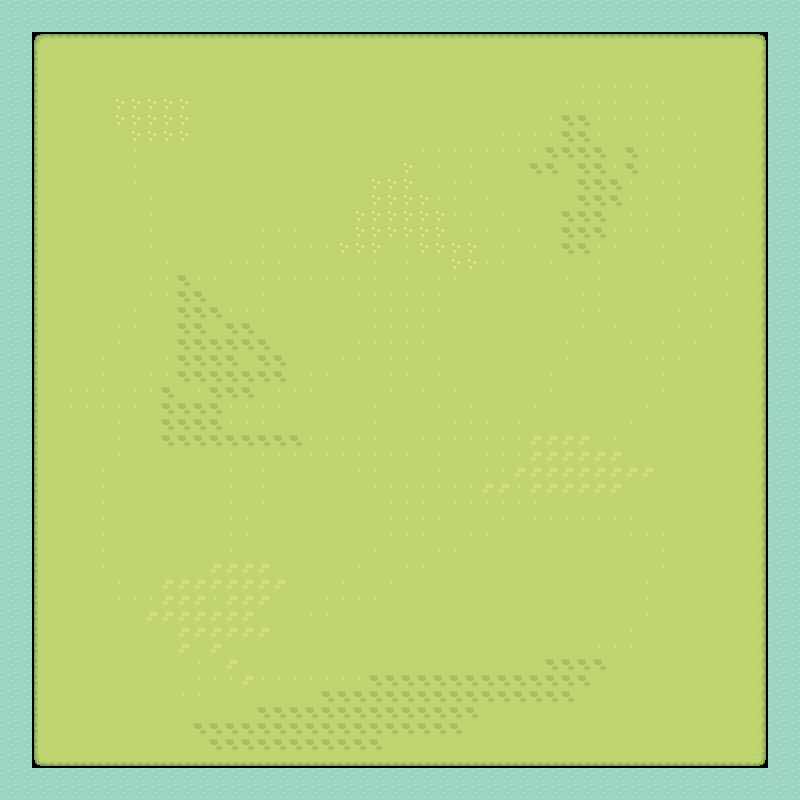

A level layout from a 2D game, rendered from its tile map. Below: a short description, then the map file with its tile-grid data intact:
An orthogonal 50x50 tile map with 16x16 px tiles, 1 tile layer (Calque de Tuiles 1), 2 tilesets.

<map version="1.10" tiledversion="1.10.2" orientation="orthogonal" renderorder="left-up" width="50" height="50" tilewidth="16" tileheight="16" infinite="0" nextlayerid="2" nextobjectid="1">
 <tileset firstgid="1" source="Grass-Tiled.tsx" />
 <tileset firstgid="78" source="Water.tsx" />
 <layer id="1" name="Calque de Tuiles 1" width="50" height="50">
  <data encoding="csv">
79,79,79,79,79,79,79,79,79,79,79,79,79,79,79,79,79,79,79,79,79,79,79,79,79,79,79,79,79,79,79,79,79,79,79,79,79,79,79,79,79,79,79,79,79,79,79,79,79,79,
79,79,79,79,79,79,79,79,79,79,79,79,79,79,79,79,79,79,79,79,79,79,79,79,79,79,79,79,79,79,79,79,79,79,79,79,79,79,79,79,79,79,79,79,79,79,79,79,79,79,
79,79,1,2,2,2,2,2,2,2,2,2,2,2,2,2,2,2,2,2,2,2,2,2,2,2,2,2,2,2,2,2,2,2,2,2,2,2,2,2,2,2,2,2,2,2,2,3,80,79,
79,79,12,13,13,13,13,13,13,13,13,13,13,13,13,13,13,13,13,13,13,13,13,13,13,13,13,13,13,13,13,13,13,13,13,13,13,13,13,13,13,13,13,13,13,13,13,14,80,79,
79,79,12,13,13,13,13,13,13,13,13,13,13,13,13,13,13,13,13,13,13,13,13,13,13,13,13,13,13,13,13,13,13,13,13,13,13,13,13,13,13,13,13,13,13,13,13,14,80,79,
79,79,12,13,13,13,13,13,13,13,13,13,13,13,13,13,13,13,13,13,13,13,13,13,13,13,13,13,13,13,13,13,13,13,13,13,69,69,69,69,69,13,13,13,13,13,13,14,80,79,
79,79,12,13,13,13,13,61,61,61,61,61,13,13,13,13,13,13,13,13,13,13,13,13,13,13,13,13,13,13,13,13,13,13,13,69,69,69,69,13,69,69,13,13,13,13,13,14,80,79,
79,79,12,13,13,13,13,61,61,61,61,61,13,13,13,13,13,13,13,13,13,13,13,13,13,13,13,13,13,13,13,13,13,13,69,59,59,69,69,69,69,69,69,13,13,13,13,14,80,79,
79,79,12,13,13,13,13,13,61,61,61,61,13,13,13,13,13,13,13,13,13,13,13,13,13,13,13,13,13,13,13,69,69,69,69,59,59,69,13,13,69,69,13,69,13,13,13,14,80,79,
79,79,12,13,13,13,13,13,69,13,13,13,13,13,13,13,13,13,13,13,13,13,13,13,13,13,69,69,69,69,69,69,69,69,59,59,59,59,13,59,69,69,13,69,13,13,13,14,80,79,
79,79,12,13,13,13,13,13,69,13,13,13,13,13,13,13,13,13,13,13,13,13,13,13,13,61,13,69,13,69,13,13,13,59,59,13,59,59,69,59,69,13,69,69,13,13,13,14,80,79,
79,79,12,13,13,13,13,13,69,13,13,13,13,13,13,13,13,13,13,13,13,13,13,61,61,61,13,13,69,69,13,13,13,13,13,13,59,59,59,69,13,69,69,13,13,13,13,14,80,79,
79,79,12,13,13,13,13,13,13,69,13,13,13,13,13,13,13,13,13,13,13,13,13,61,61,61,61,69,69,13,69,13,13,13,13,13,59,59,59,69,69,13,69,13,13,13,69,14,80,79,
79,79,12,13,13,13,13,13,13,69,13,13,13,13,13,13,13,13,13,13,13,13,61,61,61,61,61,61,69,69,13,69,13,13,13,59,59,59,13,69,69,13,69,13,13,13,69,14,80,79,
79,79,12,13,13,13,13,13,13,69,13,13,13,13,13,13,69,69,69,13,13,13,61,61,61,61,61,61,13,69,69,13,69,13,13,59,59,59,69,69,69,13,69,13,13,69,13,14,80,79,
79,79,12,13,13,13,13,13,13,69,13,13,13,13,13,13,69,13,69,69,69,61,61,61,13,69,61,61,61,61,13,69,13,69,13,59,59,69,69,13,13,69,13,13,69,13,13,14,80,79,
79,79,12,13,13,13,13,13,13,13,69,13,13,13,69,69,69,69,13,13,13,13,13,69,13,69,13,13,61,61,69,69,13,13,69,13,13,69,13,13,13,69,13,13,69,13,69,14,80,79,
79,79,12,13,13,13,13,13,13,69,69,59,69,69,13,13,69,69,69,69,69,69,69,69,13,69,13,69,69,13,13,13,13,13,13,69,13,69,13,13,13,13,13,69,13,69,13,14,80,79,
79,79,12,13,13,13,13,13,13,69,69,59,59,13,13,13,69,13,13,13,13,13,69,69,69,69,69,69,13,13,13,13,13,13,13,13,69,69,13,13,13,13,13,69,13,69,13,14,80,79,
79,79,12,13,13,13,13,13,69,13,13,59,59,59,69,69,69,13,13,13,13,13,13,69,69,69,69,69,13,13,13,13,13,13,13,13,69,69,13,13,13,13,69,13,69,13,13,14,80,79,
79,79,12,13,13,13,13,69,69,13,13,59,59,13,59,59,13,13,13,13,13,13,13,69,69,69,69,13,13,13,13,13,13,13,13,13,69,13,69,13,13,13,69,13,69,13,13,14,80,79,
79,79,12,13,13,13,13,69,13,13,13,59,59,59,59,59,59,13,13,13,13,13,69,69,69,69,69,13,13,13,13,13,13,13,13,69,13,13,13,69,13,69,13,69,13,13,13,14,80,79,
79,79,12,13,13,13,69,13,13,13,69,59,59,59,59,13,59,59,13,13,13,69,69,13,69,69,13,69,13,13,13,13,13,13,13,69,13,13,13,13,69,69,69,13,13,13,13,14,80,79,
79,79,12,13,13,13,69,13,13,69,69,59,59,59,59,59,59,59,13,69,69,13,13,13,69,69,13,69,13,13,13,13,13,13,69,13,13,13,13,13,13,69,13,13,13,13,13,14,80,79,
79,79,12,13,69,69,69,13,69,69,59,13,69,59,59,59,13,69,69,69,13,13,13,13,69,13,69,13,69,13,13,13,13,13,69,13,13,13,13,13,13,69,13,13,13,13,13,14,80,79,
79,79,12,13,69,69,69,69,69,13,59,59,59,59,69,69,69,69,13,13,13,13,13,69,13,13,13,69,13,69,13,13,13,69,13,13,13,13,13,13,69,13,13,13,13,13,13,14,79,79,
79,79,12,13,13,13,13,69,13,13,59,59,59,59,69,69,69,13,13,13,13,13,13,69,13,13,13,13,69,69,69,13,69,13,13,13,13,13,13,69,13,13,13,13,13,13,13,14,80,79,
79,79,12,13,13,13,13,69,13,13,59,59,59,59,59,59,59,59,59,69,69,69,69,69,13,13,69,69,69,69,69,69,69,71,71,71,71,13,69,13,13,13,13,13,13,13,13,14,80,79,
79,79,12,13,13,13,13,69,13,13,13,13,13,13,69,13,69,69,69,69,69,69,69,69,69,69,13,69,13,13,69,69,69,71,71,71,71,71,71,13,13,13,13,13,13,13,13,14,80,79,
79,79,12,13,13,13,69,13,13,13,13,13,13,13,69,13,69,13,13,13,13,13,69,69,13,13,13,69,13,13,69,69,71,71,71,71,71,71,71,71,71,13,13,13,13,13,13,14,80,79,
79,79,12,13,13,13,69,13,13,13,13,13,13,13,69,13,69,13,13,13,13,13,13,69,69,69,69,69,69,69,71,71,69,71,71,71,71,71,71,13,13,13,13,13,13,13,13,14,80,79,
79,79,12,13,13,13,69,13,13,13,13,13,13,13,69,13,69,13,13,13,13,13,13,13,69,69,69,13,69,69,69,69,69,69,13,13,13,13,13,13,13,13,13,13,13,13,13,14,80,79,
79,79,12,13,13,13,69,13,13,13,13,13,13,13,69,69,13,13,13,13,13,13,13,13,69,69,69,69,13,13,13,69,13,69,69,69,69,69,69,69,13,13,13,13,13,13,13,14,80,79,
79,79,12,13,13,13,69,13,13,13,13,13,13,13,69,69,13,13,13,13,13,13,13,13,69,69,69,13,13,69,69,13,13,13,13,13,13,13,13,69,69,69,13,13,13,13,13,14,80,79,
79,79,12,13,13,13,69,13,13,13,13,13,13,13,69,13,13,13,13,13,13,13,13,69,13,13,13,69,69,13,13,13,13,13,13,13,13,13,13,13,13,69,13,13,13,13,13,14,80,79,
79,79,12,13,13,13,69,13,13,13,13,13,13,71,71,71,71,13,13,13,13,13,69,13,13,69,69,13,13,13,13,13,13,13,13,13,13,13,13,13,13,69,13,13,13,13,13,14,80,79,
79,79,12,13,13,13,13,69,13,13,71,71,71,71,71,71,71,71,13,13,13,69,13,13,69,13,13,13,13,13,13,13,13,13,13,13,13,13,13,13,69,13,13,13,13,13,13,14,80,79,
79,79,12,13,13,13,13,69,69,69,71,71,71,69,71,71,71,13,13,13,69,69,69,69,13,13,13,13,13,13,13,13,13,13,13,13,13,13,13,13,69,13,13,13,13,13,13,14,80,79,
79,79,12,13,13,13,13,13,13,71,71,71,71,71,71,71,13,13,13,69,69,13,13,13,13,13,13,13,13,13,13,13,13,13,13,13,13,13,13,13,69,13,13,13,13,13,13,14,80,79,
79,79,12,13,13,13,13,13,13,13,13,71,71,71,71,71,71,13,13,13,13,13,13,13,13,13,13,13,13,13,13,13,13,13,13,13,13,13,13,69,13,13,13,13,13,13,13,14,80,79,
79,79,12,13,13,13,13,13,13,13,13,71,13,71,13,13,13,13,13,13,13,13,13,13,13,13,13,13,13,13,13,13,13,13,13,13,13,69,69,69,13,13,13,13,13,13,13,14,80,79,
79,79,12,13,13,13,13,13,13,13,13,13,69,13,71,13,13,13,13,13,13,13,13,13,13,13,13,13,13,13,13,13,13,13,59,59,59,59,13,13,13,13,13,13,13,13,13,14,80,79,
79,79,12,13,13,13,13,13,13,13,13,13,69,69,69,71,69,69,69,69,69,69,69,59,59,59,59,59,59,59,59,59,59,59,59,59,59,13,13,13,13,13,13,13,13,13,13,14,80,79,
79,79,12,13,13,13,13,13,13,13,13,69,69,13,13,13,13,13,13,13,59,59,59,59,59,59,59,59,59,59,59,59,59,59,59,59,13,13,13,13,13,13,13,13,13,13,13,14,80,79,
79,79,12,13,13,13,13,13,13,13,13,13,13,13,13,13,59,59,59,59,59,59,59,59,59,59,59,59,59,59,13,13,13,13,13,13,13,13,13,13,13,13,13,13,13,13,13,14,80,79,
79,79,12,13,13,13,13,13,13,13,13,13,59,59,59,59,59,59,59,59,59,59,59,59,59,59,59,59,59,13,13,13,13,13,13,13,13,13,13,13,13,13,13,13,13,13,13,14,80,79,
79,79,12,13,13,13,13,13,13,13,13,13,13,59,59,59,59,59,59,59,59,59,59,59,13,13,13,13,13,13,13,13,13,13,13,13,13,13,13,13,13,13,13,13,13,13,13,14,80,79,
79,79,23,24,24,24,24,24,24,24,24,24,24,24,24,24,24,24,24,24,24,24,24,24,24,24,24,24,24,24,24,24,24,24,24,24,24,24,24,24,24,24,24,24,24,24,24,25,80,79,
79,79,79,79,79,79,79,79,79,79,79,79,79,79,79,79,79,79,79,79,79,79,79,79,79,79,79,79,79,79,79,79,79,79,79,79,79,79,79,79,79,79,79,79,79,79,79,79,80,79,
79,79,79,79,79,79,79,79,79,79,79,79,79,79,79,79,79,79,79,79,79,79,79,79,79,79,79,79,79,79,79,79,79,79,79,79,79,79,79,79,79,79,79,79,79,79,79,79,79,79
</data>
 </layer>
</map>
